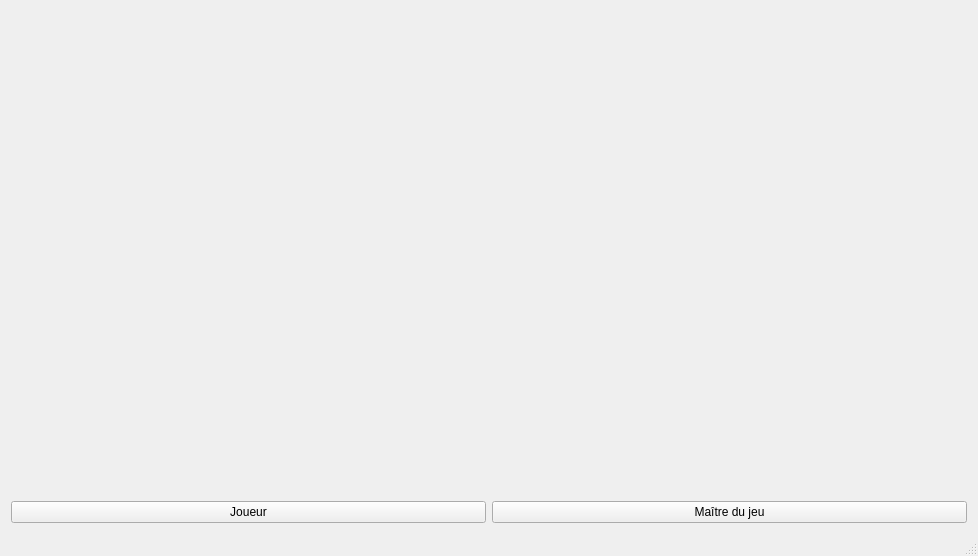
<?xml version="1.0" encoding="UTF-8"?>
<ui version="4.0">
 <class>MainWindow</class>
 <widget class="QMainWindow" name="MainWindow">
  <property name="geometry">
   <rect>
    <x>0</x>
    <y>0</y>
    <width>978</width>
    <height>556</height>
   </rect>
  </property>
  <property name="windowTitle">
   <string>MainWindow</string>
  </property>
  <widget class="QWidget" name="centralWidget">
   <layout class="QGridLayout" name="gridLayout">
    <item row="1" column="0">
     <widget class="QPushButton" name="pushButton">
      <property name="text">
       <string>Joueur</string>
      </property>
     </widget>
    </item>
    <item row="1" column="1">
     <widget class="QPushButton" name="pushButton_2">
      <property name="text">
       <string>Maître du jeu</string>
      </property>
     </widget>
    </item>
    <item row="0" column="0" colspan="2">
     <widget class="QLabel" name="label">
      <property name="text">
       <string/>
      </property>
      <property name="pixmap">
       <pixmap>../../../../Téléchargements/pathfinder.png</pixmap>
      </property>
      <property name="scaledContents">
       <bool>false</bool>
      </property>
     </widget>
    </item>
   </layout>
  </widget>
  <widget class="QStatusBar" name="statusBar"/>
  <widget class="QMenuBar" name="menuBar">
   <property name="geometry">
    <rect>
     <x>0</x>
     <y>0</y>
     <width>978</width>
     <height>27</height>
    </rect>
   </property>
  </widget>
  <action name="actionNew">
   <property name="text">
    <string>nouveau</string>
   </property>
  </action>
  <action name="actionOuvrir">
   <property name="text">
    <string>ouvrir</string>
   </property>
  </action>
 </widget>
 <layoutdefault spacing="6" margin="11"/>
 <resources/>
 <connections>
  <connection>
   <sender>pushButton</sender>
   <signal>clicked()</signal>
   <receiver>MainWindow</receiver>
   <slot>playclicked()</slot>
   <hints>
    <hint type="sourcelabel">
     <x>258</x>
     <y>518</y>
    </hint>
    <hint type="destinationlabel">
     <x>322</x>
     <y>525</y>
    </hint>
   </hints>
  </connection>
  <connection>
   <sender>pushButton_2</sender>
   <signal>clicked()</signal>
   <receiver>MainWindow</receiver>
   <slot>mjclicked()</slot>
   <hints>
    <hint type="sourcelabel">
     <x>556</x>
     <y>505</y>
    </hint>
    <hint type="destinationlabel">
     <x>559</x>
     <y>523</y>
    </hint>
   </hints>
  </connection>
 </connections>
 <slots>
  <slot>mjclicked()</slot>
  <slot>playclicked()</slot>
 </slots>
</ui>
